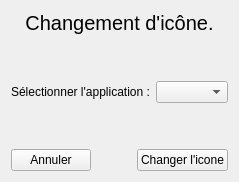
         <widget class="QWidget" name="iconchangedapp">
          <layout class="QVBoxLayout" name="verticalLayout_21">
           <item>
            <widget class="QLabel" name="LINCAPPICON">
             <property name="font">
              <font>
               <pointsize>15</pointsize>
              </font>
             </property>
             <property name="text">
              <string>Changement d'icône.</string>
             </property>
             <property name="alignment">
              <set>Qt::AlignmentFlag::AlignCenter</set>
             </property>
            </widget>
           </item>
           <item>
            <spacer name="verticalSpacer_51">
             <property name="orientation">
              <enum>Qt::Orientation::Vertical</enum>
             </property>
             <property name="sizeHint" stdset="0">
              <size>
               <width>20</width>
               <height>40</height>
              </size>
             </property>
            </spacer>
           </item>
           <item>
            <layout class="QHBoxLayout" name="horizontalLayout_28">
             <item>
              <widget class="QLabel" name="LINCSELECTIONNEAPP">
               <property name="text">
                <string>Sélectionner l'application :</string>
               </property>
              </widget>
             </item>
             <item>
              <widget class="QComboBox" name="LISTAPPCHANGEICON"/>
             </item>
            </layout>
           </item>
           <item>
            <spacer name="verticalSpacer_52">
             <property name="orientation">
              <enum>Qt::Orientation::Vertical</enum>
             </property>
             <property name="sizeHint" stdset="0">
              <size>
               <width>20</width>
               <height>40</height>
              </size>
             </property>
            </spacer>
           </item>
           <item>
            <layout class="QHBoxLayout" name="horizontalLayout_27">
             <item>
              <widget class="APushButton" name="IDC_CANCELCHANGEICON">
               <property name="text">
                <string>Annuler</string>
               </property>
              </widget>
             </item>
             <item>
              <spacer name="horizontalSpacer_45">
               <property name="orientation">
                <enum>Qt::Orientation::Horizontal</enum>
               </property>
               <property name="sizeHint" stdset="0">
                <size>
                 <width>40</width>
                 <height>20</height>
                </size>
               </property>
              </spacer>
             </item>
             <item>
              <widget class="APushButton" name="IDC_CHANGEICONE">
               <property name="text">
                <string>Changer l'icone</string>
               </property>
              </widget>
             </item>
            </layout>
           </item>
          </layout>
         </widget>
